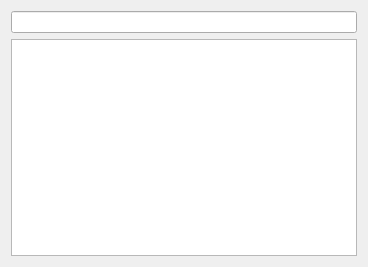
<?xml version="1.0" encoding="UTF-8"?>
<ui version="4.0">
 <class>Bookmarks</class>
 <widget class="QDialog" name="Bookmarks">
  <property name="geometry">
   <rect>
    <x>0</x>
    <y>0</y>
    <width>368</width>
    <height>267</height>
   </rect>
  </property>
  <property name="windowTitle">
   <string>Dialog</string>
  </property>
  <layout class="QVBoxLayout" name="verticalLayout">
   <item>
    <widget class="QLineEdit" name="filter"/>
   </item>
   <item>
    <widget class="QTableView" name="table"/>
   </item>
  </layout>
 </widget>
 <resources/>
 <connections/>
</ui>
